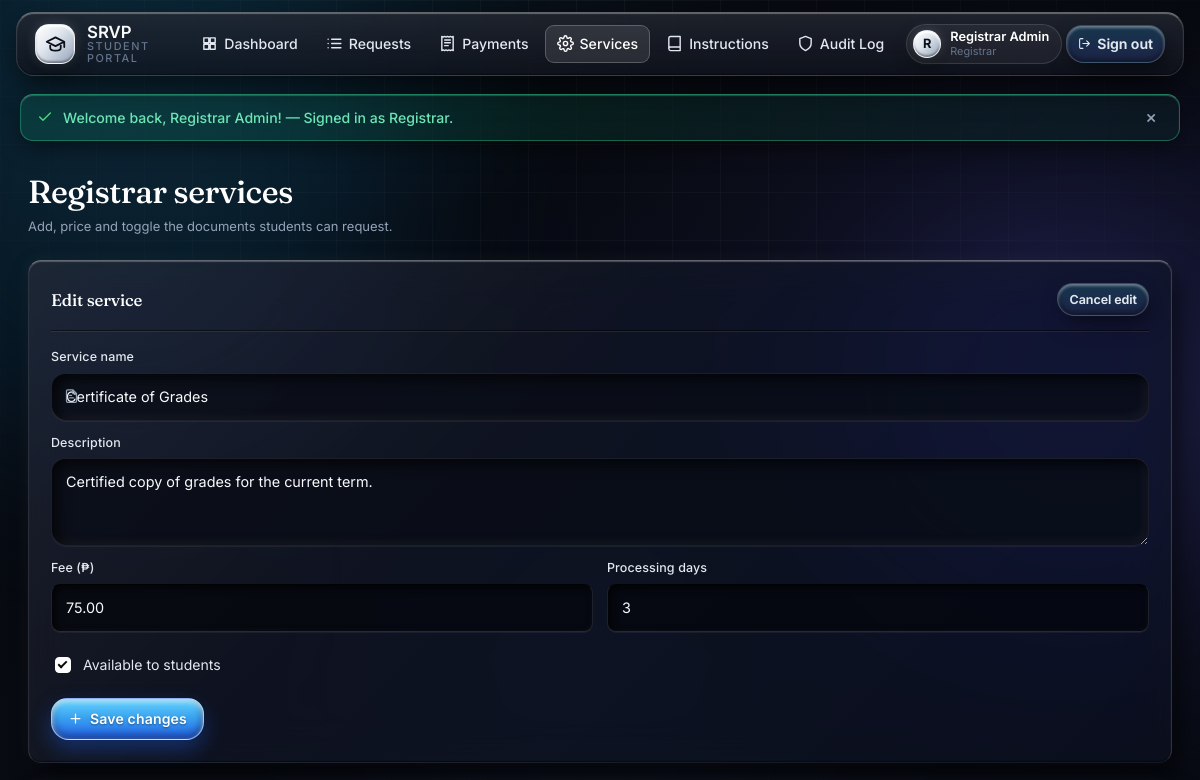
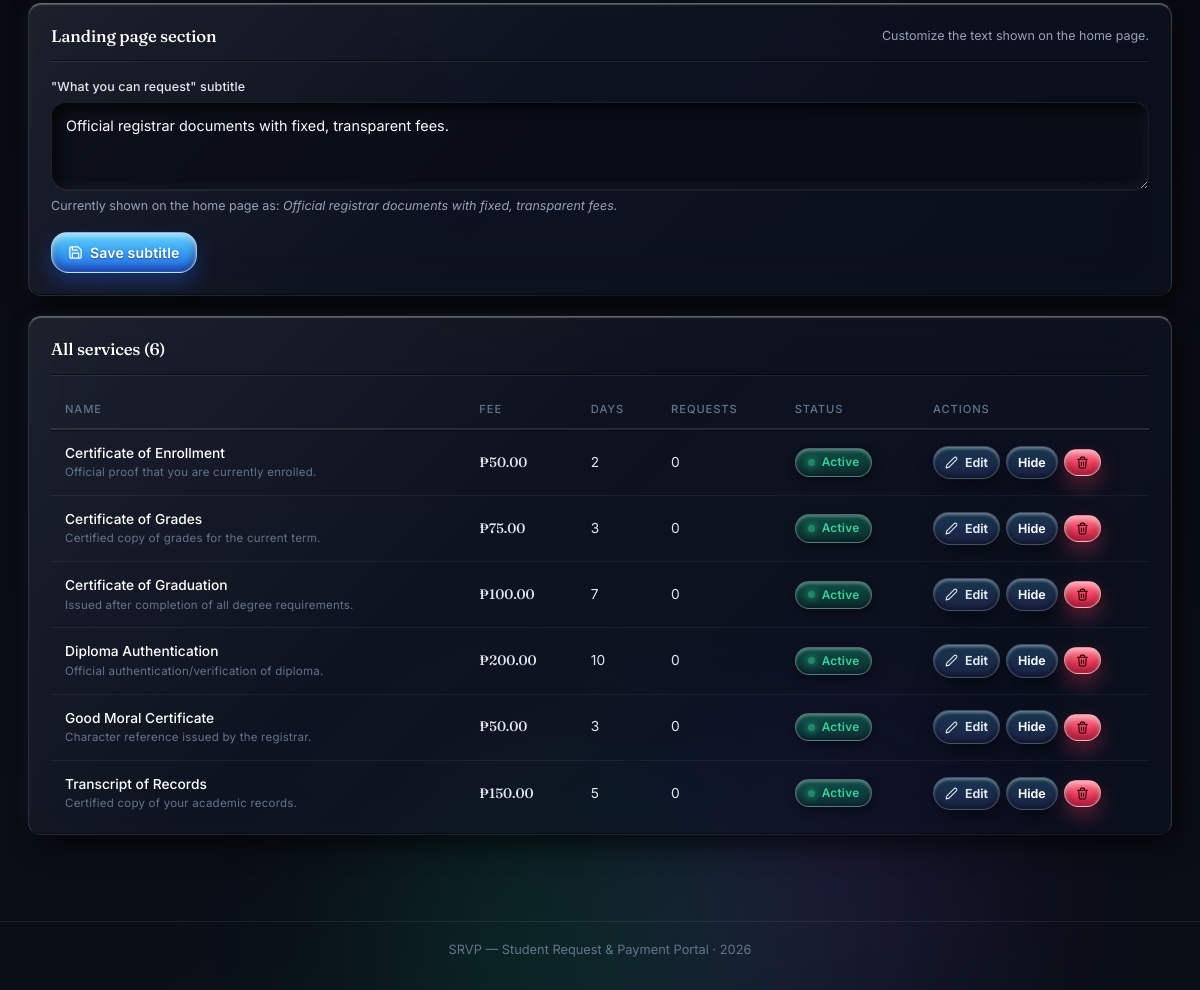
/admin/services.php?edit=3 (signed in), run on the app's committed database (2 pictures, top to bottom).
### tables this page shows
CREATE TABLE IF NOT EXISTS registrars (
    id            INT UNSIGNED AUTO_INCREMENT PRIMARY KEY,
    employee_no   VARCHAR(20)  NOT NULL,
    full_name     VARCHAR(120) NOT NULL,
    email         VARCHAR(160) NOT NULL,
    password_hash VARCHAR(255) NOT NULL,
    clerk_user_id VARCHAR(64)  DEFAULT NULL COMMENT 'Clerk/Google OAuth user ID (set on first Google sign-in)',
    created_at    DATETIME NOT NULL DEFAULT CURRENT_TIMESTAMP,
    UNIQUE KEY uq_registrars_email       (email),
    UNIQUE KEY uq_registrars_employee_no (employee_no),
    UNIQUE KEY uq_registrars_clerk_id    (clerk_user_id),
    CONSTRAINT chk_registrars_email  CHECK (email LIKE '%@gmail.com'),
    CONSTRAINT chk_registrars_emp_no CHECK (employee_no LIKE 'REG-%')
);

CREATE TABLE IF NOT EXISTS services (
    id               INT UNSIGNED AUTO_INCREMENT PRIMARY KEY,
    name             VARCHAR(120) NOT NULL,
    description      VARCHAR(300) DEFAULT NULL,
    fee              DECIMAL(10,2) NOT NULL DEFAULT 0.00,
    processing_days  TINYINT UNSIGNED NOT NULL DEFAULT 3,
    is_active        TINYINT(1) NOT NULL DEFAULT 1,
    created_at       DATETIME NOT NULL DEFAULT CURRENT_TIMESTAMP,
    UNIQUE KEY uq_services_name  (name),
    KEY idx_services_active      (is_active),
    CONSTRAINT chk_services_fee  CHECK (fee >= 0),
    CONSTRAINT chk_services_days CHECK (processing_days BETWEEN 1 AND 60)
);

### admin/services.php (the view, shortened to what the rows shown need)
<?php
require_once __DIR__ . '/../includes/auth.php';
$admin = require_registrar();
$services_subtitle = get_setting('services_subtitle', 'Official registrar documents with fixed, transparent fees.');
$services = db()->query('SELECT s.*, (SELECT COUNT(*) FROM requests r WHERE r.service_id = s.id) AS request_count FROM services s ORDER BY s.is_active DESC, s.name')->fetchAll();
$edit     = null;
if (isset($_GET['edit'])) {
    $stmt = db()->prepare('SELECT * FROM services WHERE id = ?');
    $stmt->execute([(int) $_GET['edit']]);
    $edit = $stmt->fetch() ?: null;
}
require __DIR__ . '/../includes/header.php';
?>
<div class="page">
    <div class="page-head">
        <h1>Registrar services</h1>
    </div>
    <div class="panel glass">
        <div class="panel-head">
            <h2><?= $edit ? 'Edit service' : 'Add a service' ?></h2>
        </div>
        <form method="post" action="<?= url('admin/services.php') ?>" class="stack">
            <div class="form-grid">
                <div class="field span2">
                    <div class="input-icon"><?= icon('doc') ?>
                        <input id="name" name="name" maxlength="120" required
                               value="<?= e($edit['name'] ?? '') ?>" placeholder="e.g. Certificate of Enrollment">
                    </div>
                </div>
                <div class="field span2">
                    <label for="description">Description</label>
                    <textarea id="description" name="description" maxlength="300"
                              placeholder="Short description shown to students"><?= e($edit['description'] ?? '') ?></textarea>
                </div>
                <div class="field">
                    <label for="fee">Fee (₱)</label>
                    <input type="number" id="fee" name="fee" step="0.01" min="0" max="100000" required
                           value="<?= e((string) ($edit['fee'] ?? '50.00')) ?>">
                </div>
                <div class="field">
                    <label for="processing_days">Processing days</label>
                    <input type="number" id="processing_days" name="processing_days" min="1" max="60" required
                           value="<?= e((string) ($edit['processing_days'] ?? '3')) ?>">
                </div>
            </div>
            <label class="check-row">
                <input type="checkbox" name="is_active" <?= (!isset($edit) || $edit['is_active']) ? 'checked' : '' ?>>
                <span>Available to students</span>
            </label>
        </form>
    </div>
    <div class="panel glass">
        <div class="panel-head">
            <h2>Landing page section</h2>
        </div>
    </div>
    <div class="panel glass">
        <div class="panel-head"><h2>All services (<?= count($services) ?>)</h2></div>
        <?php if ($services): ?>
            <div class="table-wrap">
                <table class="data">
                    <thead>
                        <tr><th>Name</th><th>Fee</th><th>Days</th><th>Requests</th><th>Status</th><th style="width:230px">Actions</th></tr>
                    </thead>
                    <tbody>
                        <?php foreach ($services as $s): ?>
                            <tr>
                                <td>
                                    <strong><?= e($s['name']) ?></strong>
                                    <?php if ($s['description']): ?><span class="small dim"><?= e(mb_strimwidth($s['description'], 0, 60, '…')) ?></span><?php endif; ?>
                                </td>
                                <td class="money"><?= peso($s['fee']) ?></td>
                                <td><?= (int) $s['processing_days'] ?></td>
                                <td><?= (int) $s['request_count'] ?></td>
                                <td><?= $s['is_active']
                                    ? '<span class="pill pill-ok">Active</span>'
                                    : '<span class="pill pill-bad">Hidden</span>' ?></td>
                                <td>
                                    <div class="row-actions">
                                        <a class="btn btn-ghost btn-sm" href="<?= url('admin/services.php?edit=' . (int) $s['id']) ?>"><?= icon('edit') ?> Edit</a>
                                        <form method="post" action="<?= url('admin/services.php') ?>">
                                            <button class="btn btn-soft btn-sm" type="submit"><?= $s['is_active'] ? 'Hide' : 'Show' ?></button>
                                        </form>
                                        <form method="post" action="<?= url('admin/services.php') ?>">
                                            <button class="btn btn-danger btn-sm" type="submit" data-confirm="Delete '<?= htmlspecialchars($s['name'], ENT_QUOTES) ?>'? This cannot be undone if it has no requests."><?= icon('trash') ?></button>
                                        </form>
                                    </div>
                                </td>
                            </tr>
                        <?php endforeach; ?>
                    </tbody>
                </table>
            </div>
        <?php else: ?>
            <div class="empty-note">No services yet — create your first one above.</div>
        <?php endif; ?>
    </div>
</div>
<?php require __DIR__ . '/../includes/footer.php'; ?>

### includes/header.php (shortened to what the rows shown need)
<?php
if (!isset($mode)) {
    $self = str_replace('\\', '/', $_SERVER['SCRIPT_NAME'] ?? '');
    $mode = (str_contains($self, '/student/') || str_contains($self, '/admin/')) ? 'app' : 'public';
}
require_once __DIR__ . '/auth.php';
$user       = ($mode === 'app') ? require_login() : current_user();
$isStudent  = $user && $user['role'] === 'student';
$isRegistrar= $user && $user['role'] === 'registrar';
$scriptBase = basename($_SERVER['SCRIPT_NAME'] ?? '');
$phpSelf    = $_SERVER['PHP_SELF'] ?? '';
?>
<!DOCTYPE html>
<html lang="en">
<head>
<link rel="stylesheet" href="<?= url('assets/style.css') ?>">
<link rel="stylesheet" href="<?= url('assets/glass.css') ?>">
<link rel="stylesheet" href="<?= url('assets/clay.css') ?>">
</head>
<body class="mode-<?= e($mode) ?>">
<header class="topbar glass">
    <div class="topbar-inner">
            <span class="brand-mark"><?= icon('graduation', 'ic ic-lg') ?></span>
        <nav class="topnav">
            <?php if ($mode === 'public' || $mode === 'auth'): ?>
                <a href="<?= url('index.php') ?>" class="<?= $scriptBase === 'index.php' ? 'active' : '' ?>"><?= icon('home') ?> Home</a>
                <a href="<?= url('index.php') ?>#services"><?= icon('grid') ?> Services</a>
                <?php if ($user): ?>
                    <a class="btn btn-primary btn-sm" href="<?= $isStudent ? url('student/dashboard.php') : url('admin/dashboard.php') ?>"><?= icon('grid') ?> Dashboard</a>
                    <a class="btn btn-ghost btn-sm" href="<?= url('logout.php') ?>"
                       data-confirm-title="Sign out?" data-confirm="Are you sure you want to sign out?"
                       data-confirm-yes="Yes, sign out" data-confirm-no="No, stay"><?= icon('logout') ?> Sign out</a>
                <?php else: ?>
                    <a href="<?= url('login.php') ?>"><?= icon('login') ?> Sign in</a>
                    <a class="btn btn-primary btn-sm" href="<?= url('register.php') ?>"><?= icon('user') ?> Create account</a>
                <?php endif; ?>
            <?php else: ?>
                <?php if ($isStudent): ?>
                    <a href="<?= url('student/dashboard.php') ?>" class="<?= str_contains($phpSelf, 'student/dashboard') ? 'active' : '' ?>"><?= icon('grid') ?> Dashboard</a>
                    <a href="<?= url('student/services.php') ?>" class="<?= str_contains($phpSelf, 'student/services') ? 'active' : '' ?>"><?= icon('doc') ?> Services</a>
                    <a href="<?= url('student/requests.php') ?>" class="<?= str_contains($phpSelf, 'student/requests') ? 'active' : '' ?>"><?= icon('list') ?> My Requests</a>
                    <a href="<?= url('student/payment.php') ?>"  class="<?= str_contains($phpSelf, 'student/payment') ? 'active' : '' ?>"><?= icon('wallet') ?> Payments</a>
                    <a href="<?= url('student/instructions.php') ?>" class="<?= str_contains($phpSelf, 'student/instructions') ? 'active' : '' ?>"><?= icon('book') ?> Instructions</a>
                    <a href="<?= url('student/profile.php') ?>"  class="<?= str_contains($phpSelf, 'student/profile') ? 'active' : '' ?>"><?= icon('user') ?> Profile</a>
                <?php elseif ($isRegistrar): ?>
                    <a href="<?= url('admin/dashboard.php') ?>" class="<?= str_contains($phpSelf, 'admin/dashboard') ? 'active' : '' ?>"><?= icon('grid') ?> Dashboard</a>
                    <a href="<?= url('admin/requests.php') ?>"  class="<?= str_contains($phpSelf, 'admin/requests') || str_contains($phpSelf, 'admin/process') ? 'active' : '' ?>"><?= icon('list') ?> Requests</a>
                    <a href="<?= url('admin/payments.php') ?>"  class="<?= str_contains($phpSelf, 'admin/payments') ? 'active' : '' ?>" title="Payments & Reports"><?= icon('receipt') ?> Payments</a>
                    <a href="<?= url('admin/services.php') ?>"  class="<?= str_contains($phpSelf, 'admin/services') ? 'active' : '' ?>"><?= icon('settings') ?> Services</a>
                    <a href="<?= url('admin/instructions.php') ?>" class="<?= str_contains($phpSelf, 'admin/instructions') ? 'active' : '' ?>"><?= icon('book') ?> Instructions</a>
                    <a href="<?= url('admin/audit.php') ?>"     class="<?= str_contains($phpSelf, 'admin/audit') ? 'active' : '' ?>"><?= icon('shield') ?> Audit Log</a>
                <?php endif; ?>
                <span class="user-chip" title="Logged in as: <?= e($user['full_name'] ?? 'User') ?> (<?= e($user['student_no'] ?? '') ?>) · <?= e($user['email'] ?? '') ?>">
                    <span class="avatar"><?= e(strtoupper(mb_substr($user['full_name'] ?? 'U', 0, 1))) ?></span>
                    <span class="user-chip-text">
                        <strong><?= e($user['full_name'] ?? 'User') ?></strong>
                        <small><?= e(ucfirst($user['role'] ?? '')) ?></small>
                    </span>
                </span>
                <a class="btn btn-ghost btn-sm" href="<?= url('logout.php') ?>" title="Sign out"
                   data-confirm-title="Sign out?" data-confirm="Are you sure you want to sign out?"
                   data-confirm-yes="Yes, sign out" data-confirm-no="No, stay"><?= icon('logout') ?><span class="hide-sm">Sign out</span></a>
            <?php endif; ?>
        </nav>
    </div>
</header>
<main class="main">

### includes/functions.php (shortened to what the rows shown need)
<?php
require_once __DIR__ . '/../config/database.php';
function base_url(): string
{
    static $base = null;
    if ($base === null) {
        $override = (string) (defined('APP_URL') ? APP_URL : '');
        $scheme =
            ((!empty($_SERVER['HTTPS']) && $_SERVER['HTTPS'] !== 'off')
                || (isset($_SERVER['HTTP_X_FORWARDED_PROTO']) && $_SERVER['HTTP_X_FORWARDED_PROTO'] === 'https')
                || (isset($_SERVER['SERVER_PORT']) && $_SERVER['SERVER_PORT'] == 443))
            ? 'https' : 'http';
        $host = $_SERVER['HTTP_X_FORWARDED_HOST'] ?? $_SERVER['HTTP_HOST'] ?? '';
        if ($host !== '') {
            $script = str_replace('\\', '/', $_SERVER['SCRIPT_NAME'] ?? '/');
            $dir = rtrim(str_replace('\\', '/', dirname($script)), '/');
            foreach (['/student', '/admin', '/api'] as $sub) {
                if (str_ends_with($dir, $sub)) {
                    $dir = substr($dir, 0, -strlen($sub));
                    break;
                }
            }
            $path = ($dir === '' || $dir === '.') ? '/' : $dir . '/';
            $base = $scheme . '://' . $host . $path;
            return $base;
        }
        $script = str_replace('\\', '/', $_SERVER['SCRIPT_NAME'] ?? '/');
        $dir = rtrim(str_replace('\\', '/', dirname($script)), '/');
        $base = ($dir === '' || $dir === '.') ? '/' : $dir . '/';
    }
    return $base;
}
function url(string $path = ''): string
{
    return base_url() . ltrim($path, '/');
}
function e(mixed $value): string
{
    return htmlspecialchars((string) $value, ENT_QUOTES | ENT_SUBSTITUTE, 'UTF-8');
}
function peso(float|int|string|null $amount): string
{
    return '₱' . number_format((float) $amount, 2);
}
function icon(string $name, string $class = 'ic'): string
{
    $d = $paths[$name] ?? $paths['info'];
    return '<svg class="' . e($class) . '" viewBox="0 0 24 24" fill="none" stroke="currentColor" stroke-width="2" stroke-linecap="round" stroke-linejoin="round" aria-hidden="true"><path d="' . $d . '"/></svg>';
}
function get_setting(string $key, string $default = ''): string
{
    static $cache = null;
    if ($cache === null) {
        try {
            $rows = db()->query('SELECT setting_key, setting_value FROM site_settings')->fetchAll(PDO::FETCH_KEY_PAIR);
            $cache = is_array($rows) ? $rows : [];
        } catch (Throwable) {
            $cache = [];
        }
    }
    return $cache[$key] ?? $default;
}

### data on the page
registrars: full_name "R", full_name "Registrar Admin"
services: name "Certificate of Grades", description "Certified copy of grades for the current term.", fee "75.00", processing_days "3", is_active "☑", fee "₱75.00", request_count "0", shows "Active", shows "Hide"
services: name "Certificate of Enrollment", description "Official proof that you are currently enrolled.", fee "₱50.00", processing_days "2", request_count "0", is_active "Active"
services: name "Certificate of Graduation", description "Issued after completion of all degree requirements.", fee "₱100.00", processing_days "7", request_count "0", is_active "Active"
services: name "Diploma Authentication", description "Official authentication/verification of diploma.", fee "₱200.00", processing_days "10", request_count "0", is_active "Active"
services: name "Good Moral Certificate", description "Character reference issued by the registrar.", fee "₱50.00", processing_days "3", request_count "0", is_active "Active"
services: name "Transcript of Records", description "Certified copy of your academic records.", fee "₱150.00", processing_days "5", request_count "0", is_active "Active"

### other printed values
$user['role'] "Registrar"
$flash['message'] "Welcome back, Registrar Admin! — Signed in as Registrar."
$services_subtitle "Official registrar documents with fixed, transparent fees."
count($services) "6"
APP_NAME "SRVP — Student Request & Payment Portal"
